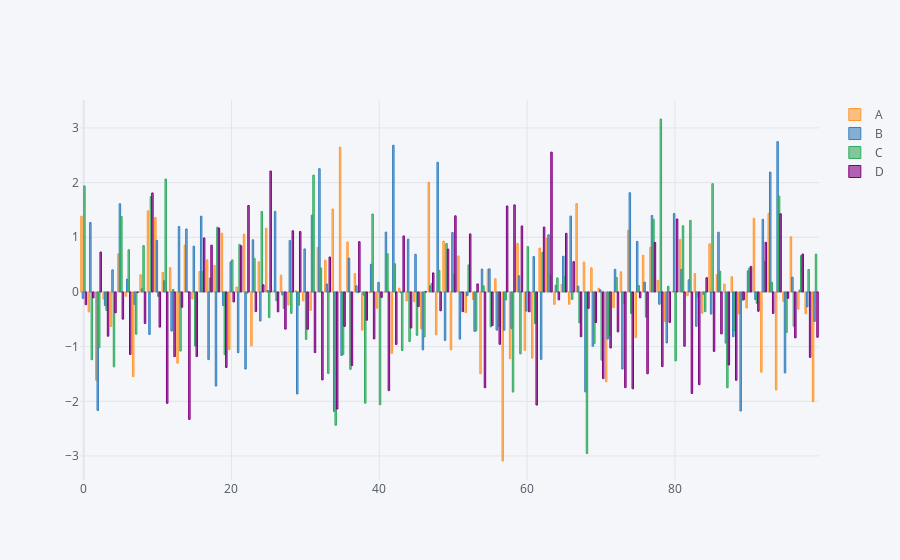

The code cell stored with this chart in its notebook:
### Code cell
# bar plot is usefull when groupby or aggregate
df.iplot(kind='bar')
